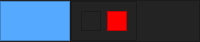
     <widget class="QFrame" name="top_bar">
      <property name="maximumSize">
       <size>
        <width>16777215</width>
        <height>40</height>
       </size>
      </property>
      <property name="styleSheet">
       <string notr="true">background-color: rgb(35, 35, 35);</string>
      </property>
      <property name="frameShape">
       <enum>QFrame::NoFrame</enum>
      </property>
      <property name="frameShadow">
       <enum>QFrame::Raised</enum>
      </property>
      <layout class="QHBoxLayout" name="horizontalLayout">
       <property name="spacing">
        <number>0</number>
       </property>
       <property name="leftMargin">
        <number>0</number>
       </property>
       <property name="topMargin">
        <number>0</number>
       </property>
       <property name="rightMargin">
        <number>0</number>
       </property>
       <property name="bottomMargin">
        <number>0</number>
       </property>
       <item>
        <widget class="QFrame" name="frame_toggle">
         <property name="maximumSize">
          <size>
           <width>70</width>
           <height>40</height>
          </size>
         </property>
         <property name="styleSheet">
          <string notr="true">background-color: rgb(85, 170, 255);</string>
         </property>
         <property name="frameShape">
          <enum>QFrame::StyledPanel</enum>
         </property>
         <property name="frameShadow">
          <enum>QFrame::Raised</enum>
         </property>
         <layout class="QVBoxLayout" name="verticalLayout_2">
          <property name="spacing">
           <number>0</number>
          </property>
          <property name="leftMargin">
           <number>0</number>
          </property>
          <property name="topMargin">
           <number>0</number>
          </property>
          <property name="rightMargin">
           <number>0</number>
          </property>
          <property name="bottomMargin">
           <number>0</number>
          </property>
          <item>
           <widget class="QPushButton" name="toggle_button">
            <property name="sizePolicy">
             <sizepolicy hsizetype="Expanding" vsizetype="Expanding">
              <horstretch>0</horstretch>
              <verstretch>0</verstretch>
             </sizepolicy>
            </property>
            <property name="minimumSize">
             <size>
              <width>90</width>
              <height>0</height>
             </size>
            </property>
            <property name="styleSheet">
             <string notr="true">color: rgb(255, 255, 255);
background-color: rgba(85, 170, 255,20%);
border: px solid
</string>
            </property>
            <property name="text">
             <string/>
            </property>
            <property name="icon">
             <iconset>
              <normaloff>Icons/Hamburger_icon.svg.png</normaloff>Icons/Hamburger_icon.svg.png</iconset>
            </property>
            <property name="iconSize">
             <size>
              <width>32</width>
              <height>32</height>
             </size>
            </property>
           </widget>
          </item>
         </layout>
        </widget>
       </item>
       <item>
        <widget class="QFrame" name="frame_top">
         <property name="frameShape">
          <enum>QFrame::StyledPanel</enum>
         </property>
         <property name="frameShadow">
          <enum>QFrame::Raised</enum>
         </property>
         <layout class="QHBoxLayout" name="horizontalLayout_6">
          <property name="spacing">
           <number>0</number>
          </property>
          <property name="leftMargin">
           <number>0</number>
          </property>
          <property name="topMargin">
           <number>0</number>
          </property>
          <property name="rightMargin">
           <number>0</number>
          </property>
          <property name="bottomMargin">
           <number>0</number>
          </property>
          <item>
           <widget class="QFrame" name="frame_14">
            <property name="frameShape">
             <enum>QFrame::StyledPanel</enum>
            </property>
            <property name="frameShadow">
             <enum>QFrame::Raised</enum>
            </property>
            <layout class="QHBoxLayout" name="horizontalLayout_20">
             <item>
              <widget class="QFrame" name="frame_2">
               <property name="minimumSize">
                <size>
                 <width>20</width>
                 <height>20</height>
                </size>
               </property>
               <property name="frameShape">
                <enum>QFrame::StyledPanel</enum>
               </property>
               <property name="frameShadow">
                <enum>QFrame::Raised</enum>
               </property>
              </widget>
             </item>
             <item>
              <widget class="QFrame" name="connection_frame">
               <property name="minimumSize">
                <size>
                 <width>20</width>
                 <height>20</height>
                </size>
               </property>
               <property name="maximumSize">
                <size>
                 <width>20</width>
                 <height>20</height>
                </size>
               </property>
               <property name="styleSheet">
                <string notr="true">background-color: rgb(255, 0, 0);</string>
               </property>
               <property name="frameShape">
                <enum>QFrame::StyledPanel</enum>
               </property>
               <property name="frameShadow">
                <enum>QFrame::Raised</enum>
               </property>
              </widget>
             </item>
            </layout>
           </widget>
          </item>
          <item>
           <widget class="QPushButton" name="go_settings_button">
            <property name="maximumSize">
             <size>
              <width>100</width>
              <height>40</height>
             </size>
            </property>
            <property name="styleSheet">
             <string notr="true">QPushButton{
	color: rgb(255, 255, 255);
	background-color: rgb(35, 35, 35);
	border: 0px solid
}
QPushButton:hover{
	background-color: rgb(85, 170, 255);
	border: 0px solid
}</string>
            </property>
            <property name="text">
             <string/>
            </property>
            <property name="icon">
             <iconset>
              <normaloff>Icons/2000px-WMF-Agora-Settings_BCBCBC.svg.png</normaloff>Icons/2000px-WMF-Agora-Settings_BCBCBC.svg.png</iconset>
            </property>
           </widget>
          </item>
         </layout>
        </widget>
       </item>
      </layout>
     </widget>
